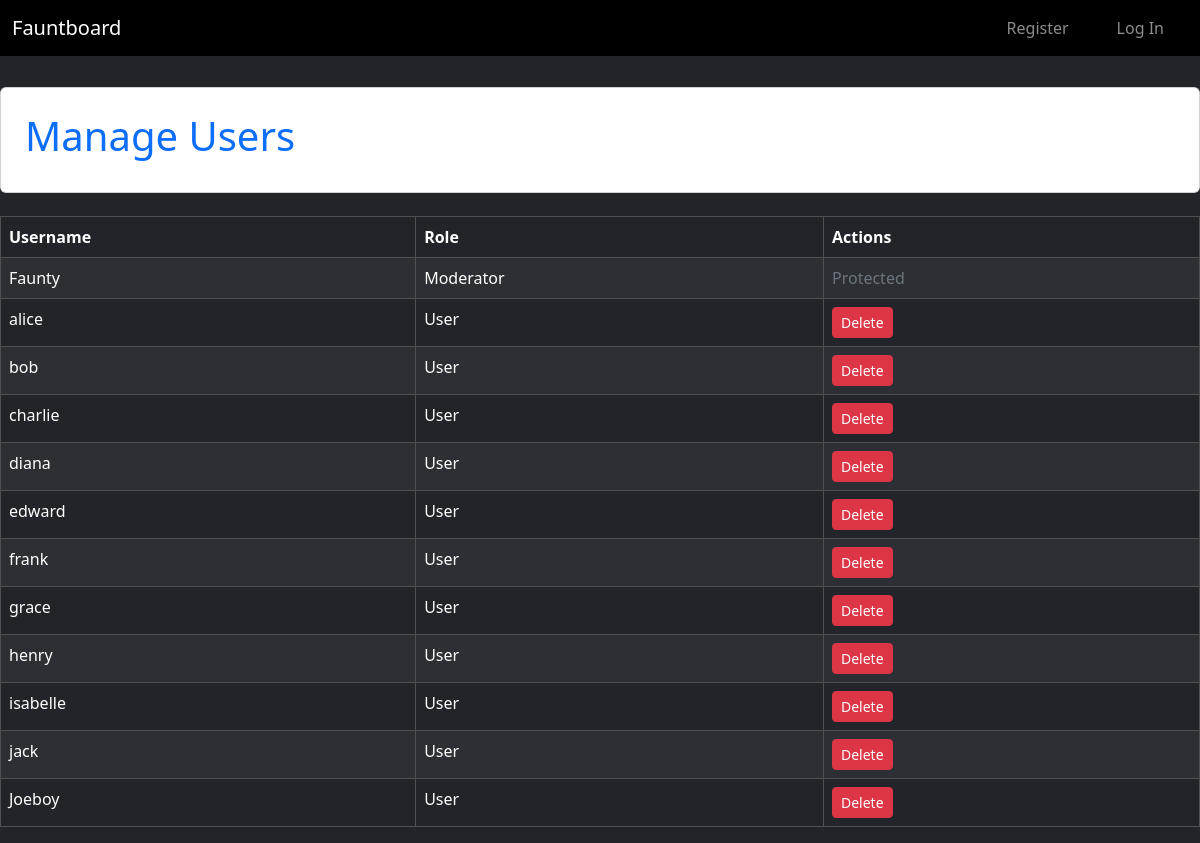
The app's page /moderation/users with its own data.
### tables this page shows
CREATE TABLE users (
    id INTEGER PRIMARY KEY,
    username TEXT UNIQUE NOT NULL,
    password TEXT NOT NULL,
    role TEXT);

### app.py (the view)
@app.route("/moderation/users")
def manage_users():
    db = get_db()
    users = db.execute("SELECT id, username, role FROM users").fetchall()
    return render_template("manage_users.html", users=users)

### app.py (called while the page is built)
def get_db():
    if "db" not in g:
        g.db = sqlite3.connect("database.db")
        g.db.row_factory = sqlite3.Row
    return g.db

@app.before_request
def load_user():
    g.user = None
    if "user_id" in session:
        db = get_db()
        g.user = db.execute(
            "SELECT * FROM users WHERE id = ?",
            (session["user_id"],)
        ).fetchone()

### templates/manage_users.html (shortened to what this page needs)
{% extends 'base.html' %}
{% block content %}
<div class="d-flex justify-content-center align-items-center" style="height: 15vh;">
  <div class="card p-4 bg-white" style="width: 1500px;">
    <h1 class="text-primary">Manage Users</h1>
  </div>
</div>
  <table class="table table-dark table-striped table-bordered mt-3">
    <thead>
      <tr>
        <th>Username</th>
        <th>Role</th>
        <th>Actions</th>
      </tr>
    </thead>
    <tbody>
      {% for user in users %}
      <tr>
        <td>{{ user.username }}</td>
        <td>{{ user.role }}</td>
        <td>
          {% if user.role != 'Moderator' %}
          <a href="{{ url_for('delete_user', user_id=user.id) }}"
             class="btn btn-danger btn-sm">
            Delete
          </a>
          {% else %}
          <span class="text-secondary">Protected</span>
          {% endif %}
        </td>
      </tr>
      {% endfor %}
    </tbody>
  </table>
{% endblock %}

### records on screen
users: username "Faunty", role "Moderator", shows "Protected"
users: username "alice", role "User"
users: username "bob", role "User"
users: username "charlie", role "User"
users: username "diana", role "User"
users: username "edward", role "User"
users: username "frank", role "User"
users: username "grace", role "User"
users: username "henry", role "User"
users: username "isabelle", role "User"
users: username "jack", role "User"
users: username "Joeboy", role "User"
